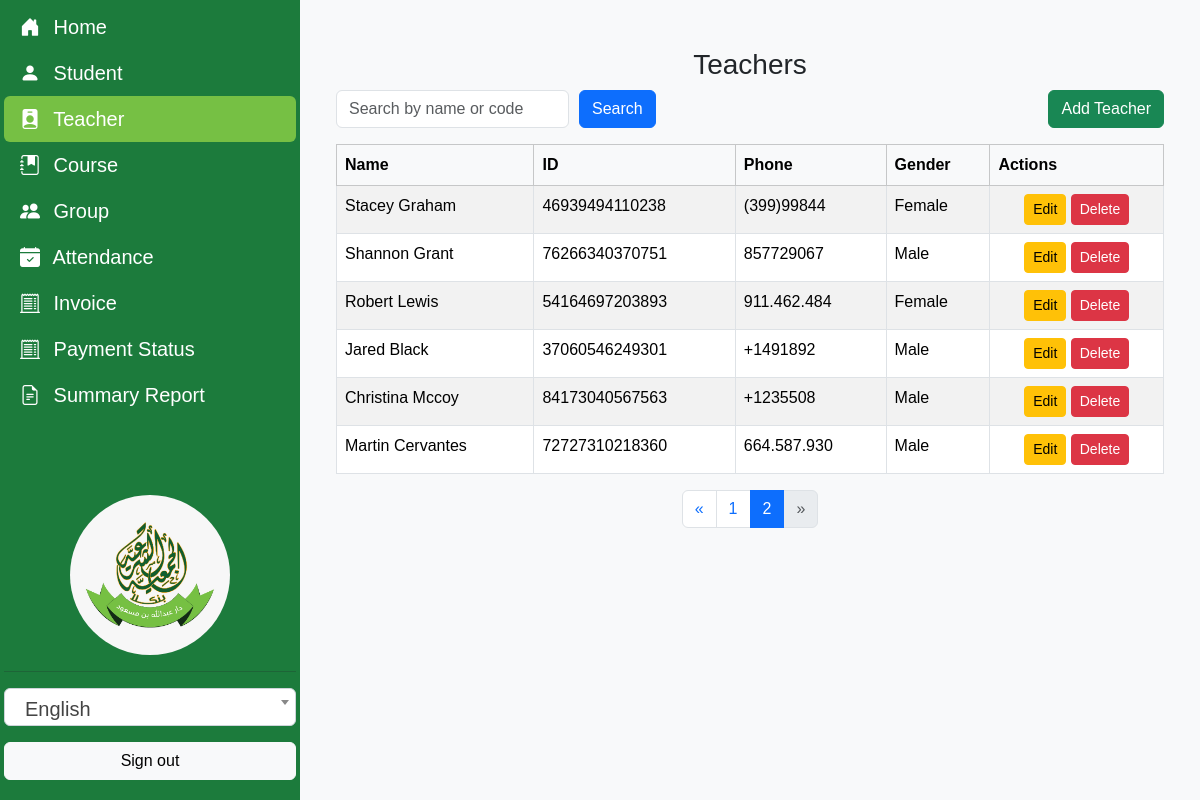
The page /teachers/?q=&page=2 (signed in) on the database its author committed.
### Quran/models.py (models this page shows, shortened)
class Teacher(models.Model):
    school = models.ForeignKey(School, on_delete=models.CASCADE, related_name='teachers', verbose_name=_("School"))
    id_number = models.CharField(max_length=14, validators=[id_regex], unique=True, verbose_name=_("ID"))
    name = models.CharField(max_length=100, verbose_name=_("Teacher Name"))
    phone = models.CharField(max_length=11, validators=[phone_regex], verbose_name=_("Phone Number"))
    email = models.EmailField(unique=True, blank=True, null=True, verbose_name=_("Email"))
    gender = models.CharField(max_length=1, choices=GENDER_CHOICES, verbose_name=_("Gender"))
    birth_date = models.DateField(blank=True, null=True, verbose_name=_("Birth Date"))
    is_active = models.BooleanField(default=True, verbose_name=_("Active"))
    registration_date = models.DateTimeField(default=timezone.now, verbose_name=_("Registration Date"))
    description = models.TextField(blank=True, null=True, verbose_name=_("Description"))
    updated_at = models.DateTimeField(auto_now=True, verbose_name=_("Updated At"))

### Quran/views.py (the view)
# urls.py: path('teachers/', TeacherListView.as_view(), name='teacher_list'),
@method_decorator(staff_member_required, name='dispatch')
class TeacherListView(BaseListView):
    model = Teacher
    template_name = 'Quran/teacher/teacher_list.html'
    context_object_name = 'teachers'
    paginate_by = 12
    def get_queryset(self):
        queryset = super().get_queryset()
        search_query = self.request.GET.get('q', '')
        if search_query:
            queryset = queryset.filter(
                Q(name__icontains=search_query) | Q(id_number__icontains=search_query)
            )
        return queryset
    def get_context_data(self, **kwargs):
        context = super().get_context_data(**kwargs)
        context['search_query'] = self.request.GET.get('q', '')
        return context

### Quran/utils.py (called while the page is built)
def get_user_school(request):
    user = request.user
    if user.is_superuser:
        return School.objects.all()
    else:
        return School.objects.filter(users=user)

### Quran/views.py (called while the page is built)
    def get_queryset(self):
        queryset = super().get_queryset()
        user_schools = get_user_school(self.request)
        if user_schools.exists():
            queryset = queryset.filter(school__in=user_schools)
        return queryset.order_by('-updated_at')

### Quran/templates/Quran/teacher/teacher_list.html (shortened to what this page needs)
{% extends "base.html" %}
{% load i18n %}
{% block content %}
<div class="container">
    <h3 class="d-flex justify-content-center gap-3 mt-4">{% trans "Teachers" %}</h3>
    <div class="d-flex justify-content-between mb-3">
        <form method="get" class="d-flex" style="gap: 10px;">
            <input type="text" name="q" class="form-control" placeholder="{% trans 'Search by name or code' %}" value="{{ search_query }}">
            <button type="submit" class="btn btn-primary">{% trans "Search" %}</button>
        </form>
        <a href="{% url 'teacher_add' %}" class="btn btn-success">{% trans "Add Teacher" %}</a>
    </div>
    <table class="table table-bordered table-striped">
        <thead class="table-light">
            <tr>
                <th>{% trans "Name" %}</th>
                <th>{% trans "ID" %}</th>
                <th>{% trans "Phone" %}</th>
                <th>{% trans "Gender" %}</th>
                <th>{% trans "Actions" %}</th>
            </tr>
        </thead>
        <tbody>
            {% for teacher in teachers %}
            <tr>
                <td>{{ teacher.name }}</td>
                <td>{{ teacher.id_number }}</td>
                <td>{{ teacher.phone }}</td>
                <td>{{ teacher.get_gender_display }}</td>
                <td class="text-center">
                    <a href="{% url 'teacher_edit' teacher.pk %}" class="btn btn-sm btn-warning">{% trans "Edit" %}</a>
                    <a href="{% url 'teacher_delete' teacher.pk %}" class="btn btn-sm btn-danger">{% trans "Delete" %}</a>
                </td>
            </tr>
            {% empty %}
            <tr>
                <td colspan="6">{% trans "No teachers found." %}</td>
            </tr>
            {% endfor %}
        </tbody>
    </table>
    {% if is_paginated %}
    <nav aria-label="Page navigation">
        <ul class="pagination justify-content-center">
            {% if page_obj.has_previous %}
            <li class="page-item">
                <a class="page-link" href="?q={{ search_query }}&page={{ page_obj.previous_page_number }}" aria-label="Previous">
                    <span aria-hidden="true">&laquo;</span>
                </a>
            </li>
            {% else %}
            <li class="page-item disabled">
                <span class="page-link">&laquo;</span>
            </li>
            {% endif %}
            {% for num in paginator.page_range %}
                {% if page_obj.number == num %}
                <li class="page-item active"><span class="page-link">{{ num }}</span></li>
                {% else %}
                <li class="page-item"><a class="page-link" href="?q={{ search_query }}&page={{ num }}">{{ num }}</a></li>
                {% endif %}
            {% endfor %}
            {% if page_obj.has_next %}
            <li class="page-item">
                <a class="page-link" href="?q={{ search_query }}&page={{ page_obj.next_page_number }}" aria-label="Next">
                    <span aria-hidden="true">&raquo;</span>
                </a>
            </li>
            {% else %}
            <li class="page-item disabled">
                <span class="page-link">&raquo;</span>
            </li>
            {% endif %}
        </ul>
    </nav>
    {% endif %}
</div>
{% endblock %}

### static/css/style.css (style rules this page uses)
body { background-color: #f8f9fa; font-family: 'Cairo', sans-serif; }

### rows shown on the page
Teacher: name "Stacey Graham", id_number "46939494110238", phone "(399)99844", gender "Female"
Teacher: name "Shannon Grant", id_number "76266340370751", phone "857729067", gender "Male"
Teacher: name "Robert Lewis", id_number "54164697203893", phone "911.462.484", gender "Female"
Teacher: name "Jared Black", id_number "37060546249301", phone "+1491892", gender "Male"
Teacher: name "Christina Mccoy", id_number "84173040567563", phone "+1235508", gender "Male"
Teacher: name "Martin Cervantes", id_number "72727310218360", phone "664.587.930", gender "Male"

### other values the page prints
{{ num }} "1"
{{ num }} "2"
